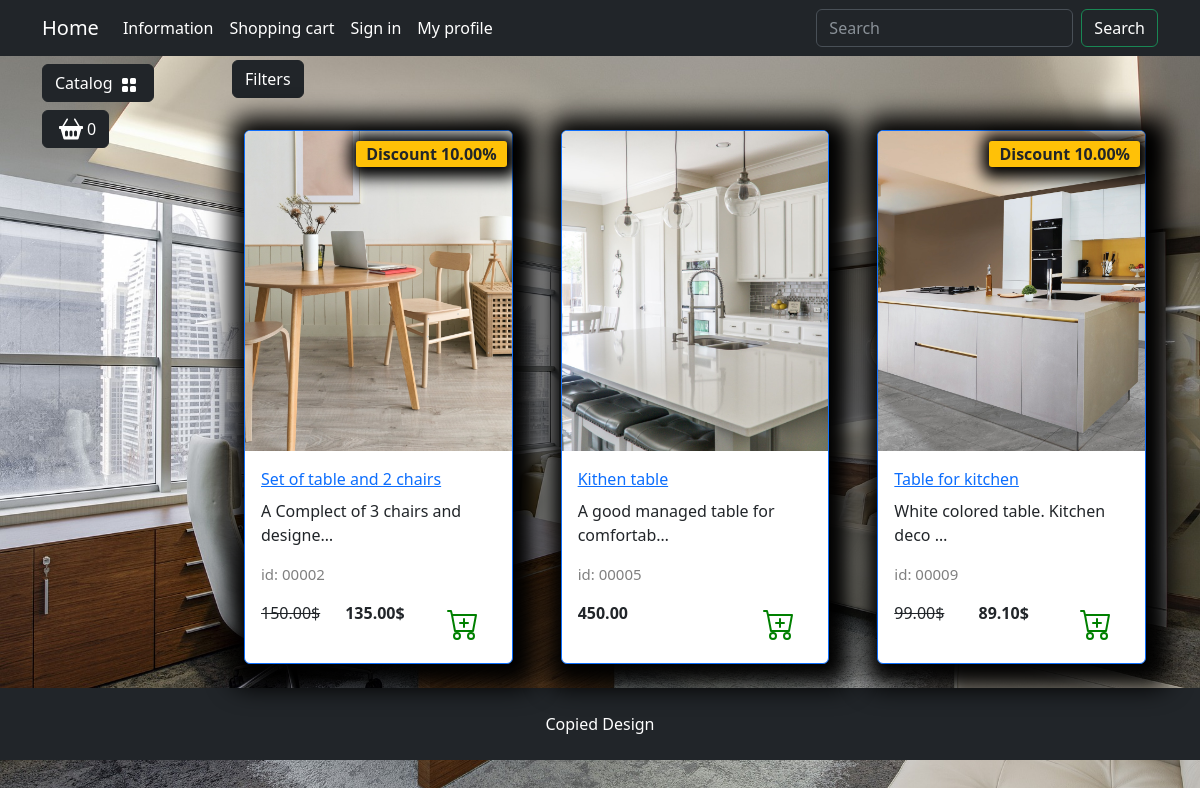
Page /catalog/kitchen/ on the committed database.
### goods/models.py (models this page shows, shortened)
class Products(models.Model):
    name = models.CharField(max_length=50, unique=True, verbose_name='Product')
    slug = models.SlugField(max_length=200, unique=True, blank=True, null=True, verbose_name='URL')
    description = models.TextField(max_length=500, blank=True, null=True, verbose_name="Description")
    image = models.ImageField(upload_to='goods_images', blank=True, null=True, verbose_name="Image")
    price = models.DecimalField(default=0.00, max_digits=7, decimal_places=2, verbose_name="Price")
    discount = models.DecimalField(default=0.00, max_digits=4, decimal_places=2, verbose_name="Discount in %")
    quantity = models.PositiveIntegerField(default=0, verbose_name='Quantity')
    category = models.ForeignKey(to=Categories, on_delete=models.CASCADE, verbose_name="Category")
    class Meta:
        db_table = 'product'
        verbose_name = 'Product'
        verbose_name_plural = "Products"
        ordering = ("id",)
    def display_id(self):
        return f'{self.id:05}'
    def sell_price(self):
        if self.discount:
            return round(self.price - self.price * self.discount/100, 2)
        return self.price

### goods/views.py (the view)
# urls.py: path('catalog/', include('goods.urls', namespace='catalog')),
def catalog(request, category_slug, page=1):
    page = request.GET.get("page", 1)
    on_sale = request.GET.get("on_sale", None)
    order_by = request.GET.get("order_by", None)
    if category_slug == "all":
        goods = Products.objects.all()
    else:
        goods =  get_list_or_404(Products.objects.filter(category__slug=category_slug))
    if on_sale:
        goods = goods.filter(discount__gt=0)
    if order_by and order_by != "default":
        goods = goods.order_by(order_by)
    paginator = Paginator(goods, 3)
    current_page = paginator.page(int(page))
    context = {
        'title' : 'Home - Catalog',
        'goods' : current_page,
        'slug_url' : category_slug,
    }
    return render(request, 'goods/catalog.html', context)

### goods/templatetags/goods_tags.py (called while the page is built)
@register.simple_tag()
def tag_categories():
    return Categories.objects.all()

### goods/templates/goods/catalog.html (shortened to what this page needs)
{% extends "main/base.html" %}
{% load static %}
{% load goods_tags %}
{% block content %}
  <div class="row">
    <div class="dropdown mb-2">
        <button class="btn btn-secondary dropdown-toggle btn-dark" type="button" data-bs-toggle="dropdown"
            aria-expanded="false">
            Filters
        </button>
    </div>
    {% for product in goods %}
        <div class="col-lg-4 col-md-6 p-4">
            <div class="card border-primary rounded custom-shadow">
                {% if product.image %}
                <img src="{{ product.image.url }}" class="card-img-top" alt="{{ product.name }}">
                {% else %}
                <img src="{% static 'deps/images/Not found image.png' %}" class="card-img-top" alt="...">
                {% endif %}
                <div class="card-body">
                    <a href="{% url "catalog:product" product.slug %}">
                        <p class="card-title">{{ product.name }}</p>
                    </a>
                    <p class="card-text">{{ product.description|truncatechars:35 }}</p>
                    <p class="product_id">id: {{ product.display_id }}</p>
                    <div class="d-flex justify-content-between">
                        {% if product.discount %}
                        <p><s>{{ product.price }}$</s></p>
                       <p><strong>{{ product.sell_price }}$</strong></p>
                       <span class="badge bg-warning text-dark">Discount {{ product.discount }}%</span>
                        {% else %}
                        <p><strong>{{ product.price }}</strong></p>
                        {% endif %}
                        <a href="#" class="btn add-to-cart">
                            <img class="mx-1" src="{% static 'deps/icons/cart-plus.svg' %}" alt="Catalog Icon"
                                width="32" height="32">
                        </a>
                    </div>
                </div>
            </div>
        </div>
    {% endfor %}
</div>
{% endblock content %}
{% block footer %}
<footer class="py-4 bg-dark">
    <div class="container">
        <p class="m-0 text-center text-white">Copied Design</p>
    </div>
</footer>
{% endblock footer %}

### static/deps/css/my_css.css (style rules this page uses)
.dropdown-toggle::after { content: none; }
.custom-shadow { box-shadow: 5px 5px 25px 19px #000000; }
.product_id { color: gray; font-size: 15px; }
.badge.bg-warning.text-dark { position: absolute; top: 10px; right: 5px; z-index: 1; padding: 5px 10px; border-radius: 3px; font-size: 1rem; box-shadow: 2px 2px 15px 9px #000000; }

### rows in the picture
Products: image (picture), name "Set of table and 2 chairs", description "A Complect of 3 chairs and designe…", display_id "00002", price "150.00", sell_price "135.00", discount "10.00"
Products: image (picture), name "Kithen table", description "A good managed table for comfortab…", display_id "00005", price "450.00"
Products: image (picture), name "Table for kitchen", description "White colored table. Kitchen deco …", display_id "00009", price "99.00", sell_price "89.10", discount "10.00"
